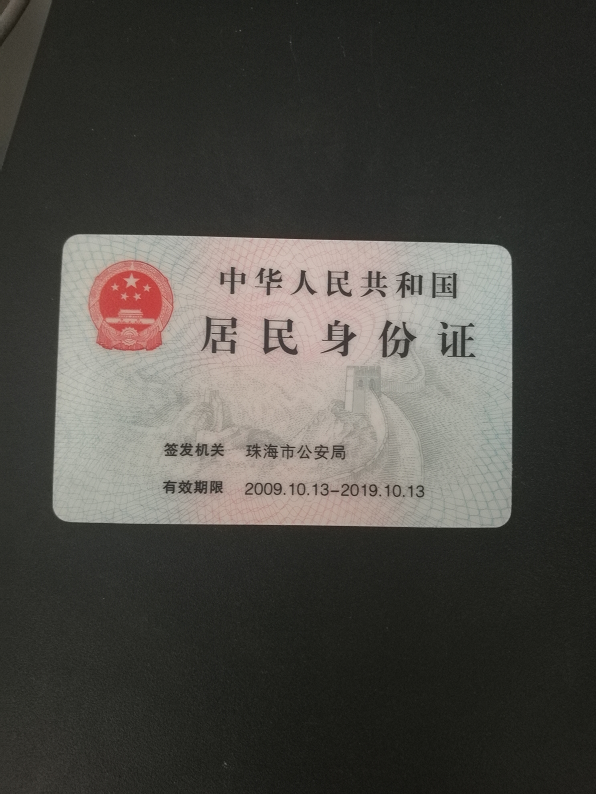
//> input picture test_img/30.png, 596 x 794 px
$ ./main   (built with g++ and OpenCV 4)
//> lines starting //> are read from the running program, lines starting //| are printed output that depends on the picture; after the words box and inside, x2 and y2 are one past the last pixel; in counts of white or black regions, pixels touching at a corner belong together
#include <iostream>
#include <opencv2\opencv.hpp>
#include <opencv2\imgproc\imgproc.hpp>
#include <algorithm>

using namespace std;
using namespace cv;

cv::Point2f center(0, 0);


// [45 lines left out: function sort_corners, not called in this run]

cv::Point2f computeIntersect(cv::Vec4i a, cv::Vec4i b)
{
    int x1 = a[0], y1 = a[1], x2 = a[2], y2 = a[3];
    int x3 = b[0], y3 = b[1], x4 = b[2], y4 = b[3];

    if (float d = ((float)(x1 - x2) * (y3 - y4)) - ((y1 - y2) * (x3 - x4)))
    {
        cv::Point2f pt;
        pt.x = ((x1*y2 - y1*x2) * (x3 - x4) - (x1 - x2) * (x3*y4 - y3*x4)) / d;
        pt.y = ((x1*y2 - y1*x2) * (y3 - y4) - (y1 - y2) * (x3*y4 - y3*x4)) / d;
        return pt;
    }
    else
        return cv::Point2f(-1, -1);
}

bool IsBadLine(int a, int b)
{
    if (a * a + b * b < 100)
    {
        return true;
    }
    else
    {
        return false;
    }
}

// [4 lines left out: function x_sort, not called in this run]

//确定四个点的中心线
void sortCorners(std::vector<cv::Point2f>& corners,
    cv::Point2f center)
{
    std::vector<cv::Point2f> top, bot;
    vector<Point2f> backup = corners;

    sort(corners, x_sort);  //注意先按x的大小给4个点排序

    for (int i = 0; i < corners.size(); i++)
    {
        if (corners[i].y < center.y && top.size() < 2)    //这里的小于2是为了避免三个顶点都在top的情况
            top.push_back(corners[i]);
        else
            bot.push_back(corners[i]);
    }
    corners.clear();

    if (top.size() == 2 && bot.size() == 2)
    {
        cout << "log" << endl;
        cv::Point2f tl = top[0].x > top[1].x ? top[1] : top[0];
        cv::Point2f tr = top[0].x > top[1].x ? top[0] : top[1];
        cv::Point2f bl = bot[0].x > bot[1].x ? bot[1] : bot[0];
        cv::Point2f br = bot[0].x > bot[1].x ? bot[0] : bot[1];


        corners.push_back(tl);
        corners.push_back(tr);
        corners.push_back(br);
        corners.push_back(bl);
    }
    else
    {
        corners = backup;
    }
}

int g_dst_hight;  //最终图像的高度
int g_dst_width; //最终图像的宽度

// [10 lines left out: function CalcDstSize, not called in this run]

int main()
{
    Mat src = imread("30.png");
//> src is the input picture: 794 rows x 596 cols, CV_8UC3; mean B, G, R 68.2, 73.3, 75.3
    imshow("src img", src);
    Mat source = src.clone();

    Mat bkup = src.clone();

    Mat img = src.clone();
    cvtColor(img, img, CV_RGB2GRAY);   //二值化
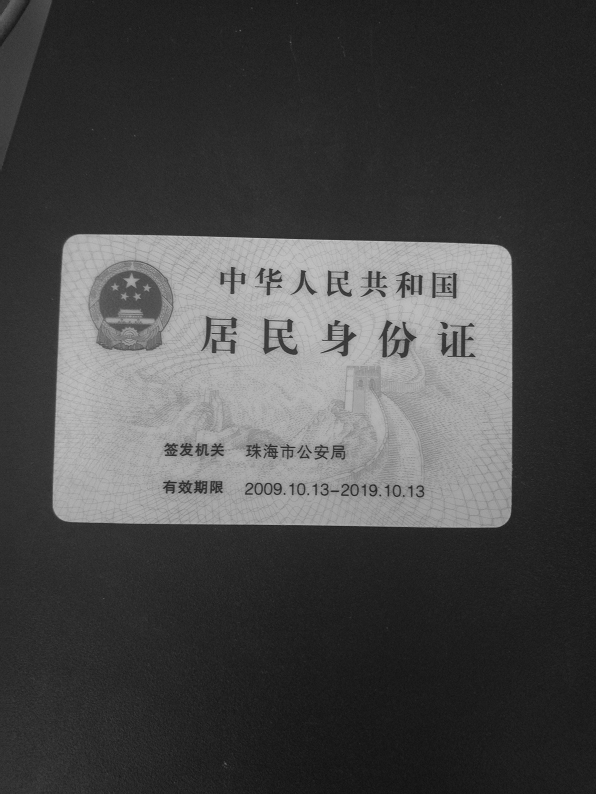
//> img: 794 rows x 596 cols, CV_8UC1; min 17, max 200, mean 71.9
    imshow("gray", img);
    //equalizeHist(img, img);
    //imshow("equal", img);
    GaussianBlur(img, img, Size(5, 5), 0, 0);  //高斯滤波

    //获取自定义核
    Mat element = getStructuringElement(MORPH_RECT, Size(3, 3)); //第一个参数MORPH_RECT表示矩形的卷积核，当然还可以选择椭圆形的、交叉型的
    //膨胀操作
    dilate(img, img, element);  //实现过程中发现，适当的膨胀很重要
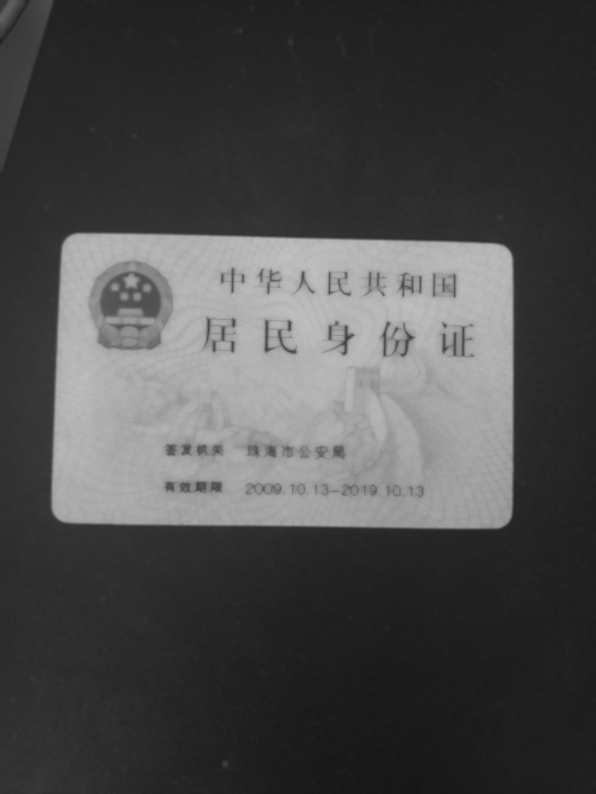
//> img: 794 rows x 596 cols, CV_8UC1; min 22, max 191, mean 74.2
    imshow("dilate", img);
    Canny(img, img, 30, 120, 3);   //边缘提取
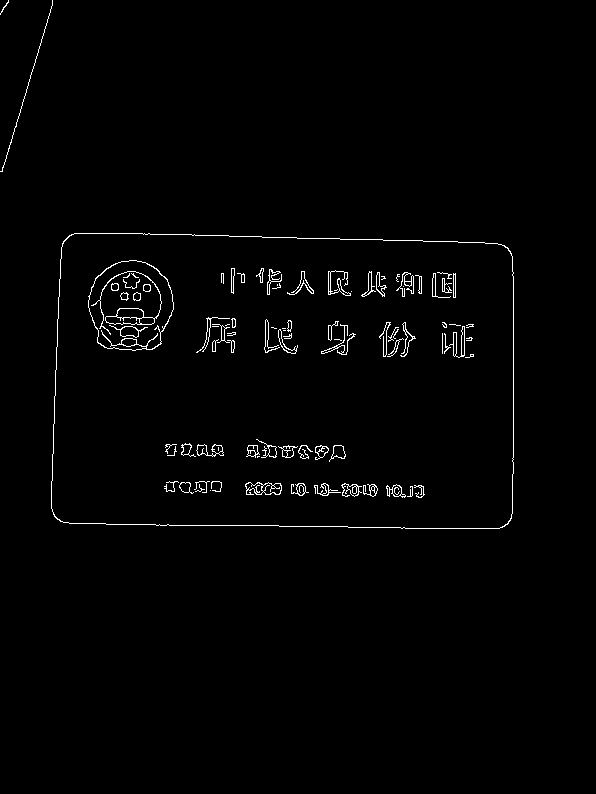
//> img: 794 rows x 596 cols, CV_8UC1; 1.4% white in thin lines or dots, all inside (x1, y1, x2, y2) = (0, 0, 514, 529)
    imshow("get contour", img);

    vector<vector<Point> > contours;
    vector<vector<Point> > f_contours;
    std::vector<cv::Point> approx2;
    //注意第5个参数为CV_RETR_EXTERNAL，只检索外框
    findContours(img, f_contours, CV_RETR_EXTERNAL, CV_CHAIN_APPROX_NONE); //找轮廓
//> f_contours = 3 contours, 2 with area under 20; largest, box (x1, y1, x2, y2) and area: (51, 233, 514, 529) 131706

    //求出面积最大的轮廓
    int max_area = 0;
    int index;
    for (int i = 0; i < f_contours.size(); i++)
    {
        double tmparea = fabs(contourArea(f_contours[i]));
        if (tmparea > max_area)
        {
            index = i;
            max_area = tmparea;
        }

    }
//> this loop made 3 passes
//> (tmparea, max_area) on pass 1: (131705.5, 131705)
//> after the loop, index = 0; max_area = 131705
    contours.push_back(f_contours[index]);
//> contours = 1 contour; box (x1, y1, x2, y2) and area: (51, 233, 514, 529) 131706

    cout << contours.size() << endl;  //因为我写的是找出最外层轮廓，所以理论上只有一个轮廓
//| 1

    vector<Point> tmp = contours[0];
//> tmp = contour of 1449 points, box (x1, y1, x2, y2) (51, 233, 514, 529), area 131706

    for (int line_type = 1; line_type <= 3; line_type++)
    {
        cout << "line_type: " << line_type << endl;
        Mat black = img.clone();
        black.setTo(0);
        drawContours(black, contours, 0, Scalar(255), line_type);  //注意线的厚度，不要选择太细的
        imshow("show contour", black);


        std::vector<Vec4i> lines;
        std::vector<cv::Point2f> corners;
        std::vector<cv::Point2f> approx;

        int para = 10;
        int flag = 0;
        int round = 0;
        for (; para < 300; para++)
        {
            cout << "round: " << ++round << endl;
            lines.clear();
            corners.clear();
            approx.clear();
            center = Point2f(0, 0);

            cv::HoughLinesP(black, lines, 1, CV_PI / 180, para, 30, 10);

            //过滤距离太近的直线
            std::set<int> ErasePt;
            for (int i = 0; i < lines.size(); i++)
            {
                for (int j = i + 1; j < lines.size(); j++)
                {
                    if (IsBadLine(abs(lines[i][0] - lines[j][0]), abs(lines[i][1] - lines[j][1])) && (IsBadLine(abs(lines[i][2] - lines[j][2]), abs(lines[i][3] - lines[j][3]))))
                    {
                        ErasePt.insert(j);//将该坏线加入集合
                    }
                }
            }

            int Num = lines.size();
            while (Num != 0)
            {
                std::set<int>::iterator j = ErasePt.find(Num);
                if (j != ErasePt.end())
                {
                    lines.erase(lines.begin() + Num - 1);
                }
                Num--;
            }
            if (lines.size() != 4)
            {
                continue;
            }

            //计算直线的交点，保存在图像范围内的部分
            for (int i = 0; i < lines.size(); i++)
            {
                for (int j = i + 1; j < lines.size(); j++)
                {
                    cv::Point2f pt = computeIntersect(lines[i], lines[j]);
                    if (pt.x >= 0 && pt.y >= 0 && pt.x <= src.cols && pt.y <= src.rows)             //保证交点在图像的范围之内
                        corners.push_back(pt);
                }
            }
            if (corners.size() != 4)
            {
                continue;
            }
#if 1
            bool IsGoodPoints = true;

            //保证点与点的距离足够大以排除错误点
            for (int i = 0; i < corners.size(); i++)
            {
                for (int j = i + 1; j < corners.size(); j++)
                {
                    int distance = sqrt((corners[i].x - corners[j].x)*(corners[i].x - corners[j].x) + (corners[i].y - corners[j].y)*(corners[i].y - corners[j].y));
                    if (distance < 5)
                    {
                        IsGoodPoints = false;
                    }
                }
            }

            if (!IsGoodPoints) continue;
#endif
            cv::approxPolyDP(cv::Mat(corners), approx, cv::arcLength(cv::Mat(corners), true) * 0.02, true);

            if (lines.size() == 4 && corners.size() == 4 && approx.size() == 4)
            {
                flag = 1;
                break;
            }
        }

        // Get mass center
        for (int i = 0; i < corners.size(); i++)
            center += corners[i];
        center *= (1. / corners.size());

        if (flag)
        {
            cout << "we found it!" << endl;
            cv::circle(bkup, corners[0], 3, CV_RGB(255, 0, 0), -1);
            cv::circle(bkup, corners[1], 3, CV_RGB(0, 255, 0), -1);
            cv::circle(bkup, corners[2], 3, CV_RGB(0, 0, 255), -1);
            cv::circle(bkup, corners[3], 3, CV_RGB(255, 255, 255), -1);
            cv::circle(bkup, center, 3, CV_RGB(255, 0, 255), -1);
            imshow("backup", bkup);
            cout << "corners size" << corners.size() << endl;
          // cv::waitKey();

           // bool sort_flag = sort_corners(corners);
           // if (!sort_flag) cout << "fail to sort" << endl;

//> (the run ends here: the program needs code that is not available in this run, at `sort(corners, x_sort);`)

$ run again, with test_img/1.png copied over test_img/30.png
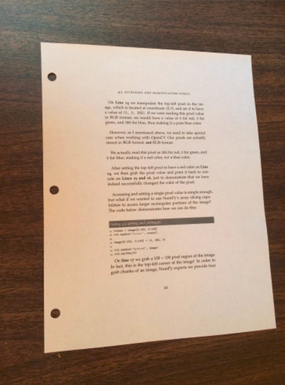
//> input picture test_img/1.png, 285 x 385 px
//> src is the input picture: 385 rows x 285 cols, CV_8UC3; mean B, G, R 120.9, 139.4, 163.5
//> `Canny(img, img, 30, 120, 3);`:
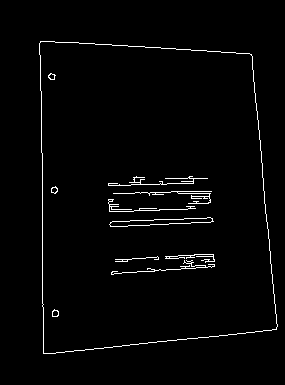
//> img: 385 rows x 285 cols, CV_8UC1; 2.1% white in thin lines or dots, all inside (x1, y1, x2, y2) = (39, 41, 278, 354)
//> f_contours = 1 contour; box (x1, y1, x2, y2) and area: (39, 41, 278, 354) 65588
//> the loop `for (int i = 0; i < f_contours.size(); i++)` made 1 pass
//> (tmparea, max_area) on pass 1: (65588.5, 65588)
//> after the loop `for (int i = 0; i < f_contours.size(); i++)`: index = 0; max_area = 65588
//> contours has the same summary as f_contours
//| 1
//> tmp = contour of 1031 points, box (x1, y1, x2, y2) (39, 41, 278, 354), area 65588

$ run again, with test_img/12.png copied over test_img/30.png
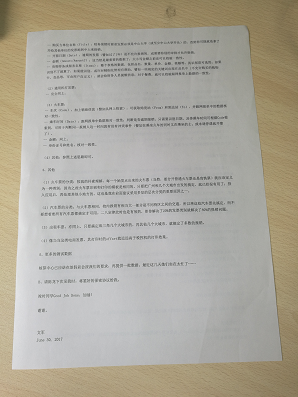
//> input picture test_img/12.png, 298 x 397 px
//> src is the input picture: 397 rows x 298 cols, CV_8UC3; mean B, G, R 156.5, 168.2, 172.7
//> `Canny(img, img, 30, 120, 3);`:
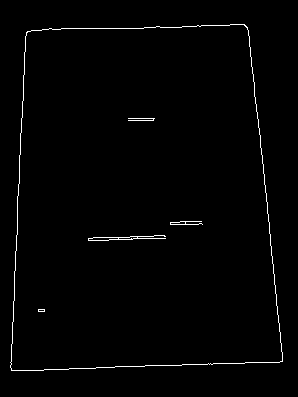
//> img: 397 rows x 298 cols, CV_8UC1; 1.2% white in thin lines or dots, all inside (x1, y1, x2, y2) = (10, 24, 283, 371)
//> f_contours = 1 contour; box (x1, y1, x2, y2) and area: (10, 24, 283, 371) 83795
//> the loop `for (int i = 0; i < f_contours.size(); i++)` made 1 pass
//> (tmparea, max_area) on pass 1: (83795, 83795)
//> after the loop `for (int i = 0; i < f_contours.size(); i++)`: index = 0; max_area = 83795
//> contours has the same summary as f_contours
//| 1
//> tmp = contour of 1164 points, box (x1, y1, x2, y2) (10, 24, 283, 371), area 83795
